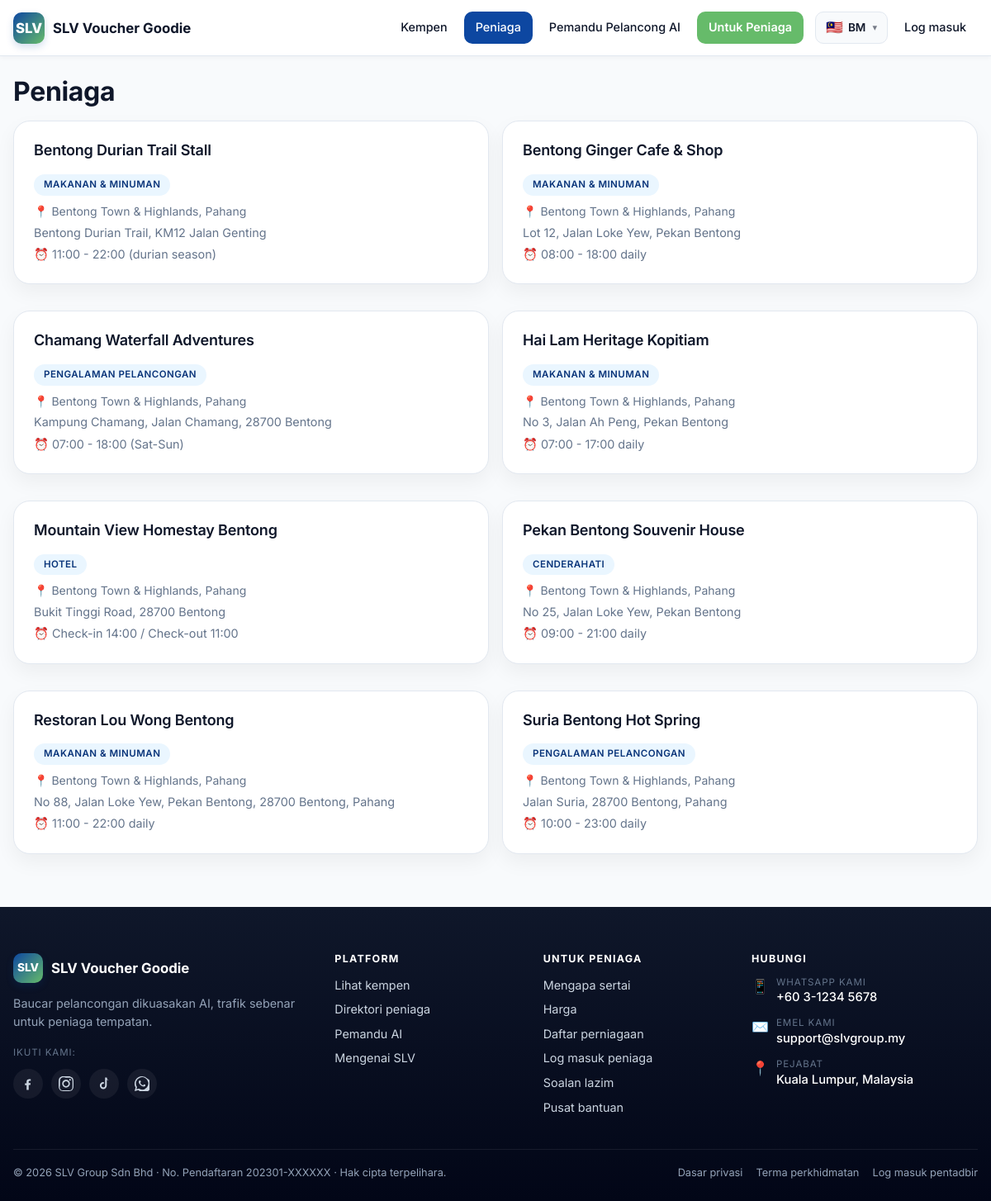
Screenshot of /merchants with the database file from the repository.
### tables this page shows
CREATE TABLE merchants (
  id                  BIGINT UNSIGNED NOT NULL AUTO_INCREMENT,
  user_id             BIGINT UNSIGNED NOT NULL,
  business_name       VARCHAR(180) NOT NULL,
  owner_name          VARCHAR(120) NOT NULL,
  phone               VARCHAR(40)  NOT NULL,
  whatsapp            VARCHAR(40)  DEFAULT NULL,
  email               VARCHAR(180) NOT NULL,
  category            ENUM('fnb','hotel','retail','souvenir','attraction','transport','experience','others') NOT NULL DEFAULT 'fnb',
  location_id         BIGINT UNSIGNED DEFAULT NULL,
  address             VARCHAR(500) DEFAULT NULL,
  map_link            VARCHAR(500) DEFAULT NULL,
  registration_no     VARCHAR(80)  DEFAULT NULL,
  logo                VARCHAR(255) DEFAULT NULL,
  shop_photos         TEXT DEFAULT NULL,
  operating_hours     VARCHAR(255) DEFAULT NULL,
  wallet_balance      DECIMAL(10,2) NOT NULL DEFAULT 0.00,
  subscription_status ENUM('pending','active','expired','suspended') NOT NULL DEFAULT 'pending',
  status              ENUM('pending','active','suspended') NOT NULL DEFAULT 'pending',
  created_at          DATETIME NOT NULL DEFAULT CURRENT_TIMESTAMP,
  updated_at          DATETIME NOT NULL DEFAULT CURRENT_TIMESTAMP ON UPDATE CURRENT_TIMESTAMP,
  PRIMARY KEY (id),
  KEY idx_merchants_user (user_id),
  KEY idx_merchants_location (location_id),
  KEY idx_merchants_status (status),
  CONSTRAINT fk_merchants_user FOREIGN KEY (user_id) REFERENCES users(id) ON DELETE CASCADE,
  CONSTRAINT fk_merchants_location FOREIGN KEY (location_id) REFERENCES locations(id) ON DELETE SET NULL
);

CREATE TABLE locations (
  id           BIGINT UNSIGNED NOT NULL AUTO_INCREMENT,
  state        VARCHAR(80)  NOT NULL,
  city         VARCHAR(80)  DEFAULT NULL,
  area_name    VARCHAR(120) NOT NULL,
  slug         VARCHAR(80)  NOT NULL,
  description  TEXT,
  banner_image VARCHAR(255) DEFAULT NULL,
  map_link     VARCHAR(500) DEFAULT NULL,
  status       ENUM('active','inactive') NOT NULL DEFAULT 'active',
  created_at   DATETIME NOT NULL DEFAULT CURRENT_TIMESTAMP,
  PRIMARY KEY (id),
  UNIQUE KEY uniq_locations_slug (slug),
  KEY idx_locations_state (state)
);

### app/Core/View.php (called while the page is built, shortened)
<?php
class View
{
    private string $base;
    public function __construct()
    {
        $this->base = SLV_ROOT . '/app/Views/';
    }
    public function render(string $template, array $data = [], ?string $layout = null): string
    {
        $file = $this->base . $template . '.php';
        $data['_user'] = Auth::user();
        $data['_lang'] = Lang::current();
        $data['_flash'] = [
            'success' => flash('success'),
            'error'   => flash('error'),
            'info'    => flash('info'),
        ];
        $data['_errors'] = flash('errors') ?: [];
        $content = $this->capture($file, $data);
        if ($layout === null) {
            if (str_starts_with($template, 'admin/')) {
                $layout = 'layouts/admin';
            } elseif (str_starts_with($template, 'merchant/')) {
                $layout = 'layouts/merchant';
            } elseif (str_starts_with($template, 'errors/')) {
                $layout = 'layouts/public';
            } elseif (!str_starts_with($template, 'layouts/') && !str_starts_with($template, 'partials/')) {
                $layout = 'layouts/public';
            }
        }
        if ($layout) {
            $layoutFile = $this->base . $layout . '.php';
            return $this->capture($layoutFile, array_merge($data, ['content' => $content]));
        }
        return $content;
    }
    private function capture(string $file, array $data): string
    {
        extract($data, EXTR_SKIP);
        require $file;
        return (string) ob_get_clean();
    }
}

### app/Controllers/HomeController.php (called while the page is built, shortened)
<?php
class HomeController extends Controller
{
    public function merchants(array $params): void
    {
        $this->render('public/merchants', [
            'title'     => __('nav.merchants'),
            'merchants' => Merchant::publicListing(),
        ]);
    }
}

### public/index.php (called while the page is built, shortened)
<?php
require SLV_ROOT . '/config/config.php';
require SLV_ROOT . '/app/Core/helpers.php';
$router = new \App\Core\Router();
$router->dispatch();

### app/Core/Lang.php (called while the page is built, shortened)
<?php
class Lang
{
    private static array $messages = [];
    public static function boot(): void
    {
        $default = config('config.lang.default', 'en');
        $current = $_SESSION['lang'] ?? $default;
        $file = SLV_ROOT . '/app/Lang/' . $current . '.php';
        $fallback = SLV_ROOT . '/app/Lang/en.php';
        $messages = is_file($fallback) ? require $fallback : [];
        if ($current !== 'en' && is_file($file)) {
            $messages = array_replace_recursive($messages, require $file);
        }
        self::$messages = $messages;
    }
    public static function get(string $key, array $replace = []): string
    {
        $segments = explode('.', $key);
        $value = self::$messages;
        foreach ($segments as $segment) {
            $value = $value[$segment];
        }
        foreach ($replace as $k => $v) {
            $value = str_replace(':' . $k, (string) $v, $value);
        }
        return $value;
    }
}

### app/Core/helpers.php (called while the page is built, shortened)
<?php
if (!function_exists('config')) {
    function config(string $key, mixed $default = null): mixed
    {
        static $cache = [];
        [$file, $path] = array_pad(explode('.', $key, 2), 2, null);
        if (!isset($cache[$file])) {
            $full = SLV_ROOT . '/config/' . $file . '.php';
            $cache[$file] = is_file($full) ? require $full : [];
        }
        if ($path === null) {
            return $cache[$file];
        }
        $value = $cache[$file];
        foreach (explode('.', $path) as $segment) {
            $value = $value[$segment];
        }
        return $value;
    }
}
if (!function_exists('e')) {
    function e(?string $value): string
    {
        return htmlspecialchars((string) $value, ENT_QUOTES | ENT_SUBSTITUTE, 'UTF-8');
    }
}
if (!function_exists('__')) {
    function __(string $key, array $replace = []): string
    {
        return \App\Core\Lang::get($key, $replace);
    }
}

### config/config.php (called while the page is built, shortened)
<?php
if (!function_exists('env')) {
    function env(string $key, mixed $default = null): mixed
    {
        $value = $_ENV[$key] ?? getenv($key);
        if ($value === false || $value === null || $value === '') {
            return $default;
        }
        return match (strtolower((string) $value)) {
            'true', '(true)'   => true,
            'false', '(false)' => false,
            'null', '(null)'   => null,
            default            => $value,
        };
    }
}

### config/database.php (called while the page is built)
<?php
return [
    'driver'   => 'mysql',
    'host'     => env('DB_HOST', '127.0.0.1'),
    'port'     => (int) env('DB_PORT', 3306),
    'database' => env('DB_DATABASE', 'slv_voucher'),
    'username' => env('DB_USERNAME', 'root'),
    'password' => env('DB_PASSWORD', ''),
    'charset'  => 'utf8mb4',
    'collation' => 'utf8mb4_unicode_ci',
];

### app/Core/Database.php (called while the page is built, shortened)
<?php
class Database
{
    private static ?PDO $pdo = null;
    public static function pdo(): PDO
    {
        $cfg = config('database');
        $dsn = sprintf(
            '%s:host=%s;port=%d;dbname=%s;charset=%s',
            $cfg['driver'],
            $cfg['host'],
            $cfg['port'],
            $cfg['database'],
            $cfg['charset']
        );
        try {
            self::$pdo = new PDO($dsn, $cfg['username'], $cfg['password'], [
                PDO::ATTR_ERRMODE            => PDO::ERRMODE_EXCEPTION,
                PDO::ATTR_DEFAULT_FETCH_MODE => PDO::FETCH_ASSOC,
                PDO::ATTR_EMULATE_PREPARES   => false,
            ]);
        } catch (PDOException $e) {
            throw new \RuntimeException('Database connection failed: ' . $e->getMessage(), 0, $e);
        }
        return self::$pdo;
    }
    public static function run(string $sql, array $params = []): PDOStatement
    {
        $stmt = self::pdo()->prepare($sql);
        $stmt->execute($params);
        return $stmt;
    }
    public static function all(string $sql, array $params = []): array
    {
        return self::run($sql, $params)->fetchAll();
    }
}

### app/Models/Merchant.php (called while the page is built, shortened)
<?php
class Merchant
{
    public static function publicListing(): array
    {
        return Database::all(
            "SELECT m.*, l.area_name AS location_name, l.state AS location_state
             FROM merchants m
             LEFT JOIN locations l ON l.id = m.location_id
             WHERE m.status = 'active' AND m.subscription_status = 'active'
             ORDER BY l.area_name, m.business_name"
        );
    }
}

### app/Views/public/merchants.php (the view, shortened to what this page needs)
<h1 class="mt-0 mb-2"><?= e(__('nav.merchants')) ?></h1>
<?php if (empty($merchants)): ?>
  <div class="card text-center text-muted">—</div>
<?php else: ?>
  <div class="grid grid-2">
    <?php foreach ($merchants as $m): ?>
      <article class="card">
        <h3 class="mt-0"><?= e($m['business_name']) ?></h3>
        <div class="pill pill-info"><?= e(__('merchant.category_options.' . $m['category'])) ?></div>
        <p class="text-muted mt-1" style="margin:8px 0 0;">
          📍 <?= e($m['location_name'] ?? '') ?>, <?= e($m['location_state'] ?? '') ?>
        </p>
        <?php if (!empty($m['address'])): ?>
          <p class="text-muted" style="margin:4px 0 0; font-size:.9rem;"><?= e($m['address']) ?></p>
        <?php endif; ?>
        <?php if (!empty($m['operating_hours'])): ?>
          <p class="text-muted" style="margin:4px 0 0; font-size:.9rem;">⏰ <?= e($m['operating_hours']) ?></p>
        <?php endif; ?>
      </article>
    <?php endforeach; ?>
  </div>
<?php endif; ?>

### app/Core/Router.php (shortened to what this page needs)
<?php
class Router
{
    private array $routes = [
        'GET' => [], 'POST' => [], 'PUT' => [], 'DELETE' => [],
    ];
    private array $groupMiddleware = [];
    public function group(array $middleware, callable $callback): void
    {
        $previous = $this->groupMiddleware;
        $this->groupMiddleware = array_merge($previous, $middleware);
        $this->groupMiddleware = $previous;
    }
    private function add(string $method, string $path, array $handler, array $middleware): void
    {
        $pattern = preg_replace('#\{([a-zA-Z_][a-zA-Z0-9_]*)\}#', '(?P<$1>[^/]+)', $path);
        $pattern = '#^' . rtrim($pattern, '/') . '/?$#';
        $this->routes[$method][] = [
            'pattern'    => $pattern,
            'handler'    => $handler,
            'middleware' => array_merge($this->groupMiddleware, $middleware),
        ];
    }
    public function dispatch(): void
    {
        $method = $_SERVER['REQUEST_METHOD'] ?? 'GET';
        $uri = parse_url($_SERVER['REQUEST_URI'] ?? '/', PHP_URL_PATH) ?: '/';
        $uri = rtrim($uri, '/') ?: '/';
        foreach ($this->routes[$method] ?? [] as $route) {
            if (preg_match($route['pattern'], $uri, $matches)) {
                $params = array_filter($matches, 'is_string', ARRAY_FILTER_USE_KEY);
                [$controllerClass, $action] = $route['handler'];
                $controller = new $controllerClass();
                $controller->{$action}($params);
                return;
            }
        }
    }
}

### public/assets/css/app.css (style rules this page uses)
:root { --c-primary: #0D47A1; --c-primary-dk: #093479; --c-primary-lt: #EAF6FF; --c-accent: #66BB6A; --c-accent-dk: #4CAF50; --c-accent-lt: #F0FFF4; --c-bg: #F8FAFC; --c-surface: #FFFFFF; --c-text: #0F172A; --c-muted: #64748B; --c-border: #E2E8F0; --c-success: #22C55E; --c-warning: #F59E0B; --c-danger: #EF4444; --c-info: #3B82F6; --r-sm: 10px; --r-md: 12px; --r-lg: 20px; --shadow-sm: 0 2px 6px rgba(15,23,42,.04); --shadow-md: 0 10px 25px rgba(0,0,0,.05); --shadow-lg: 0 20px 40px rgba(15,23,42,.10); }
* { box-sizing: border-box; }
html, body { margin: 0; padding: 0; }
body { font-family: 'Inter', -apple-system, BlinkMacSystemFont, "Segoe UI", "PingFang SC", "Hiragino Sans GB", "Microsoft YaHei", Roboto, "Helvetica Neue", Arial, sans-serif; background: var(--c-bg); color: var(--c-text); font-size: 14px; line-height: 1.55; -webkit-font-smoothing: antialiased; -moz-osx-font-smoothing: grayscale; font-feature-settings: 'cv02', 'cv03', 'cv04', 'cv11'; }
h1, h2, h3, h4, h5 { letter-spacing: -0.01em; line-height: 1.2; }
h1 { font-size: 2rem; font-weight: 700; }
h3 { font-size: 1.125rem; font-weight: 600; }
.card { background: var(--c-surface); border-radius: var(--r-lg); box-shadow: var(--shadow-md); padding: 24px; margin-bottom: 16px; border: 1px solid var(--c-border); transition: transform .18s ease, box-shadow .25s ease; }
.grid { display: grid; gap: 16px; }
.grid-2 { grid-template-columns: 1fr; }
@media (min-width: 720px) { .grid-2 { grid-template-columns: 1fr 1fr; } }
.pill { display: inline-flex; padding: 4px 12px; border-radius: 999px; font-size: .72rem; font-weight: 600; background: var(--c-bg); color: var(--c-muted); text-transform: uppercase; letter-spacing: .04em; }
.pill-info { background: var(--c-primary-lt); color: var(--c-primary-dk); }
.text-muted { color: var(--c-muted); }
.mt-0 { margin-top: 0; }
.mt-1 { margin-top: 8px; }
.mb-2 { margin-bottom: 16px; }

### rows the page displays
merchants: business_name "Bentong Durian Trail Stall", category "MAKANAN & MINUMAN", location.area_name "Bentong Town & Highlands", location.state "Pahang", address "Bentong Durian Trail, KM12 Jalan Genting", operating_hours "11:00 - 22:00 (durian season)"
merchants: business_name "Bentong Ginger Cafe & Shop", category "MAKANAN & MINUMAN", location.area_name "Bentong Town & Highlands", location.state "Pahang", address "Lot 12, Jalan Loke Yew, Pekan Bentong", operating_hours "08:00 - 18:00 daily"
merchants: business_name "Chamang Waterfall Adventures", category "PENGALAMAN PELANCONGAN", location.area_name "Bentong Town & Highlands", location.state "Pahang", address "Kampung Chamang, Jalan Chamang, 28700 Bentong", operating_hours "07:00 - 18:00 (Sat-Sun)"
merchants: business_name "Hai Lam Heritage Kopitiam", category "MAKANAN & MINUMAN", location.area_name "Bentong Town & Highlands", location.state "Pahang", address "No 3, Jalan Ah Peng, Pekan Bentong", operating_hours "07:00 - 17:00 daily"
merchants: business_name "Mountain View Homestay Bentong", category "HOTEL", location.area_name "Bentong Town & Highlands", location.state "Pahang", address "Bukit Tinggi Road, 28700 Bentong", operating_hours "Check-in 14:00 / Check-out 11:00"
merchants: business_name "Pekan Bentong Souvenir House", category "CENDERAHATI", location.area_name "Bentong Town & Highlands", location.state "Pahang", address "No 25, Jalan Loke Yew, Pekan Bentong", operating_hours "09:00 - 21:00 daily"
merchants: business_name "Restoran Lou Wong Bentong", category "MAKANAN & MINUMAN", location.area_name "Bentong Town & Highlands", location.state "Pahang", address "No 88, Jalan Loke Yew, Pekan Bentong, 28700 Bentong, Pahang", operating_hours "11:00 - 22:00 daily"
merchants: business_name "Suria Bentong Hot Spring", category "PENGALAMAN PELANCONGAN", location.area_name "Bentong Town & Highlands", location.state "Pahang", address "Jalan Suria, 28700 Bentong, Pahang", operating_hours "10:00 - 23:00 daily"
